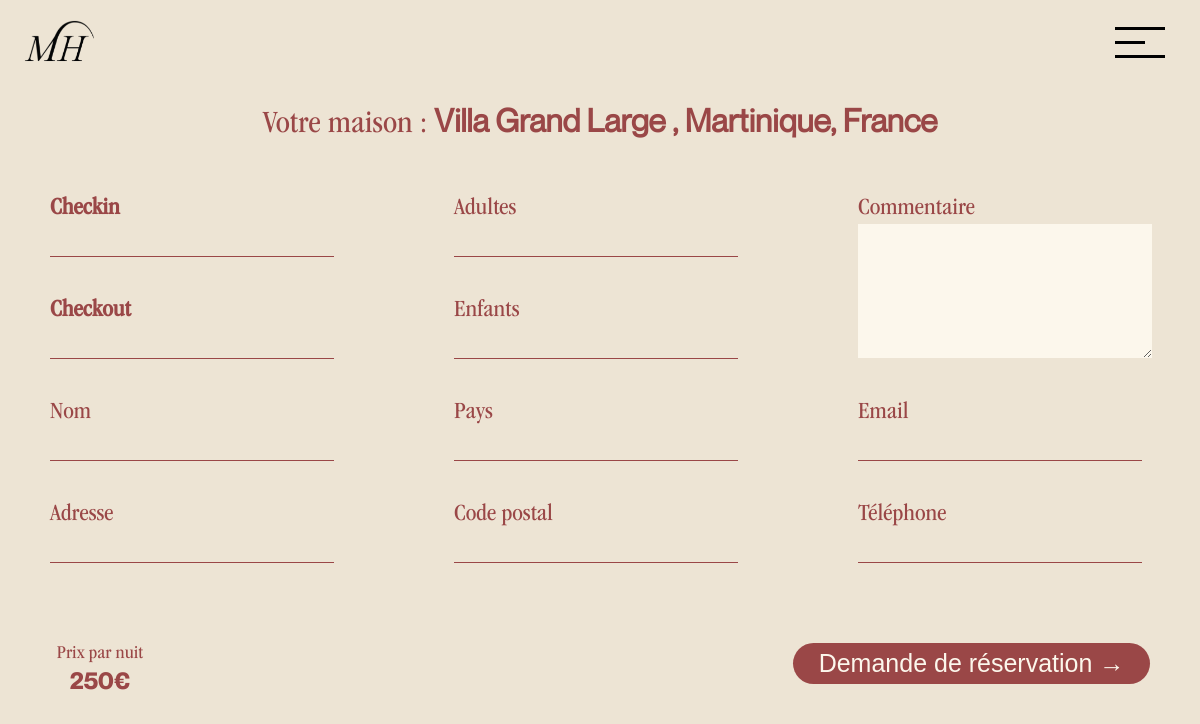
Page /reservation-2.php?maison=23 on the earlier database version.
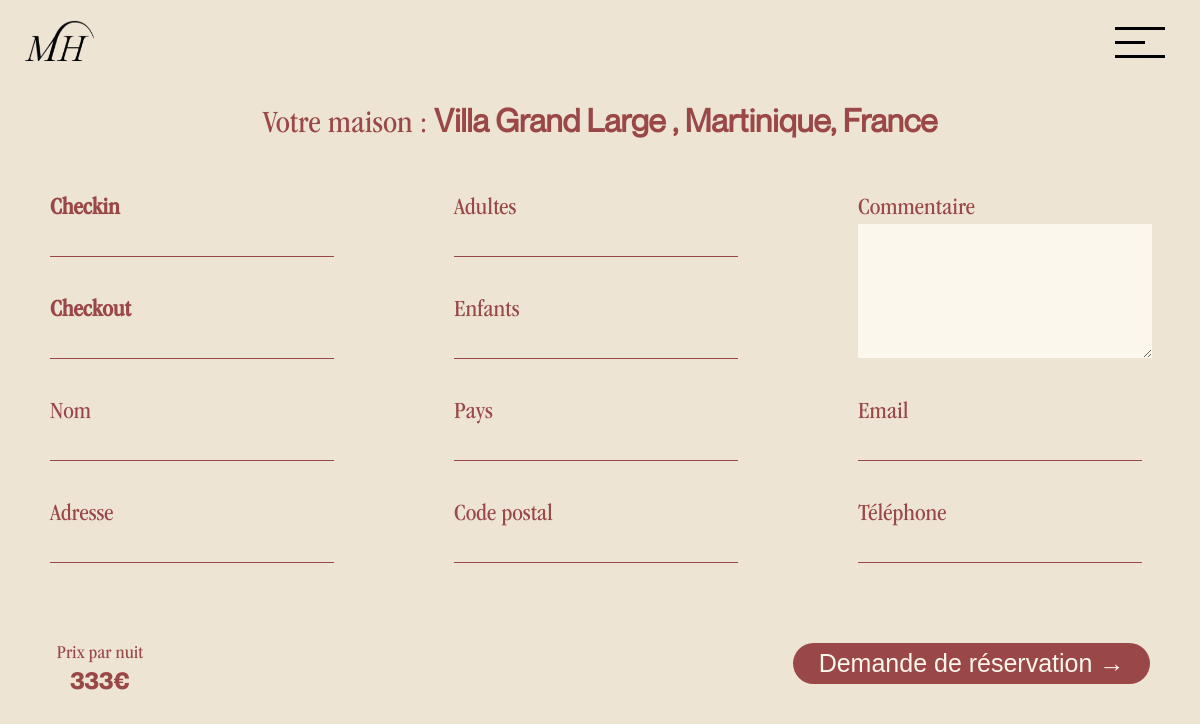
Same page on the later database version.
### tables this page shows
CREATE TABLE `rooms` (
  `id` int(11) NOT NULL,
  `room_number` varchar(255) NOT NULL,
  `shortName` varchar(50) NOT NULL,
  `price` text NOT NULL,
  `details` text NOT NULL,
  `details2` text NOT NULL,
  `details3` text NOT NULL,
  `lieu` varchar(255) NOT NULL,
  `map` text NOT NULL,
  `photo` text NOT NULL,
  `photo_des` longtext NOT NULL,
  `photo2` longtext NOT NULL,
  `photo_des2` longtext NOT NULL,
  `photo3` longtext NOT NULL,
  `photo_des3` longtext NOT NULL,
  `photo4` longtext NOT NULL,
  `photo_des4` longtext NOT NULL,
  `photo5` longtext NOT NULL,
  `photo_des5` longtext NOT NULL,
  `photo6` longtext NOT NULL,
  `photo_des6` longtext NOT NULL,
  `photo7` longtext NOT NULL,
  `photo_des7` longtext NOT NULL,
  `photo8` longtext NOT NULL,
  `photo_des8` longtext NOT NULL,
  `photo9` longtext NOT NULL,
  `photo_des9` longtext NOT NULL,
  `photo10` longtext NOT NULL,
  `photo_des10` longtext NOT NULL,
  `photo11` longtext NOT NULL,
  `photo_des11` longtext NOT NULL,
  `photo12` longtext NOT NULL,
  `photo_des12` longtext NOT NULL,
  `photo13` longtext NOT NULL,
  `photo_des13` longtext NOT NULL,
  `photo14` longtext NOT NULL,
  `photo_des14` longtext NOT NULL,
  `photo15` longtext NOT NULL,
  `photo_des15` longtext NOT NULL,
  `photo16` longtext NOT NULL,
  `photo_des16` longtext NOT NULL,
  `photo17` longtext NOT NULL,
  `photo_des17` longtext NOT NULL,
  `photo18` longtext NOT NULL,
  `photo_des18` longtext NOT NULL,
  `photo19` longtext NOT NULL,
  `photo_des19` longtext NOT NULL,
  `photo20` longtext NOT NULL,
  `photo_des20` longtext NOT NULL,
  `photo21` longtext NOT NULL,
  `photo_des21` longtext NOT NULL,
  `photo22` longtext NOT NULL,
  `photo_des22` longtext NOT NULL,
  `photo23` longtext NOT NULL,
  `photo_des23` longtext NOT NULL,
  `photo24` longtext NOT NULL,
  `photo_des24` longtext NOT NULL,
  `eq1` longtext NOT NULL,
  `eq2` longtext NOT NULL,
  `eq3` longtext NOT NULL,
  `eq4` longtext NOT NULL,
  `eq5` longtext NOT NULL,
  `eq6` longtext NOT NULL,
  `eq7` longtext NOT NULL,
  `eq8` longtext NOT NULL,
  `eq9` longtext NOT NULL,
  `eq10` longtext NOT NULL,
  `eq11` longtext NOT NULL,
  `eq12` longtext NOT NULL,
  `eq13` longtext NOT NULL,
  `eq14` longtext NOT NULL,
  `eq15` longtext NOT NULL,
  `act1` longtext NOT NULL,
  `act2` longtext NOT NULL,
  `act3` longtext NOT NULL,
  `act4` varchar(80) NOT NULL,
  `act5` varchar(80) NOT NULL,
  `act6` varchar(80) NOT NULL,
  `act7` varchar(80) NOT NULL,
  `act8` varchar(80) NOT NULL,
  `act9` varchar(80) NOT NULL,
  `act10` varchar(80) NOT NULL,
  `act11` varchar(80) NOT NULL,
  `act12` varchar(80) NOT NULL,
  `act13` varchar(80) NOT NULL,
  `act14` varchar(80) NOT NULL,
  `act15` varchar(80) NOT NULL,
  `act16` varchar(80) NOT NULL,
  `act17` varchar(80) NOT NULL,
  `inte1` varchar(80) NOT NULL,
  `inte2` varchar(80) NOT NULL,
  `inte3` varchar(80) NOT NULL,
  `inte4` varchar(80) NOT NULL,
  `inte5` varchar(80) NOT NULL,
  `inte6` varchar(80) NOT NULL,
  `inte7` varchar(80) NOT NULL,
  `inte8` varchar(80) NOT NULL,
  `inte9` varchar(80) NOT NULL,
  `inte10` varchar(80) NOT NULL,
  `inte11` varchar(80) NOT NULL,
  `dist1` varchar(100) NOT NULL,
  `dist2` varchar(100) NOT NULL,
  `dist3` varchar(100) NOT NULL,
  `dist4` varchar(100) NOT NULL,
  `dist5` varchar(100) NOT NULL,
  `dist6` varchar(100) NOT NULL,
  `dist7` varchar(100) NOT NULL
);

### reservation-2.php (the view, shortened to what this page needs)
<?php
require_once 'core/core.php';
include 'includes/header.php';
$roomID = $_GET['maison'];
$select = $db->query("SELECT * FROM rooms WHERE id = '{$roomID}' ");
$maison = $select->fetch(PDO::FETCH_ASSOC);
?>
<link rel="stylesheet" href="https://ajax.googleapis.com/ajax/libs/jqueryui/1.12.1/themes/humanity/jquery-ui.css" type="text/css">
<div class="qhero_page_reservation_2">
    <h1 data-aos="fade" data-aos-anchor-placement="top-bottom" data-aos-delay="0" data-aos-duration="2000">Votre maison : <span> <?= $maison['shortName']; ?> , <?= $maison['lieu']; ?> </span></h1>
    <form action="" method="POST" id="myForm" class="form-control" name="register" onsubmit="return validate();">
        <div class="row" data-aos="fade" data-aos-anchor-placement="top-bottom" data-aos-delay="500" data-aos-duration="2000">
            <div class="col">
                <div>
                    <div class="input_row">
                        <label for=txtFromDate1><strong>Checkin</strong></label><br>
                        <input type="text" name="txtFromDate1" id="txtFromDate1" class="home-input" />
                        <br>
                    </div>
                    <div class="input_row">
                        <label for=txtFromDate2><strong>Checkout</strong></label><br>
                        <input type="text" name="txtFromDate2" id="txtFromDate2" class="home-input" />
                        <br>
                    </div>
                </div>
                <div>
                    <div class="input_row">
                        <label class="form-control-label">Adultes</label><br>
                        <input type="number" class="form-control" max="10" min="0" name="people" id="people">
                        <br>
                    </div>
                    <div class="input_row">
                        <label class="form-control-label">Enfants</label><br>
                        <input type="number" class="form-control" max="10" min="0" name="children" id="child">
                        <br>
                    </div>
                </div>
                <div class="input_row">
                    <label for="">Commentaire</label><br>
                    <textarea name="commentaire" id="" cols="30" rows="5"></textarea>
                </div>
            </div>
        </div>
        <div class="row">
            <div class="col" data-aos="fade" data-aos-anchor-placement="top-bottom" data-aos-delay="500" data-aos-duration="2000">
                <div>
                    <div class="input_row">
                        <label class="form-control-label">Nom</label><br>
                        <input type="text" class="form-control" name="name" id="name">
                        <br>
                    </div>
                    <div class="input_row">
                        <label class="form-control-label">Adresse</label><br>
                        <input type="text" class="form-control" name="adress" id="adress">
                        <br>
                    </div>
                </div>
                <div>
                    <div class="input_row">
                        <label class="form-control-label">Pays</label><br>
                        <input type="text" class="form-control" max="5" name="pays" id="pays">
                        <br>
                    </div>
                    <div class="input_row">
                        <label class="form-control-label">Code postal</label><br>
                        <input type="text" class="form-control" name="zip" id="zip">
                        <br>
                    </div>
                </div>
                <div>
                    <div class="input_row">
                        <label class="form-control-label">Email</label><br>
                        <input type="mail" class="form-control" max="5" name="email" id="email">
                        <br>
                    </div>
                    <div class="input_row">
                        <label class="form-control-label">Téléphone</label><br>
                        <input type="tel" class="form-control" max="5" name="phone" id="phone">
                        <br>
                    </div>
                </div>
            </div>
        </div>
        <div class="ajustement-margin-top">
            <div class="row finalPrice prix-nuit-div" data-aos="fade" data-aos-anchor-placement="top-bottom" data-aos-delay="1000" data-aos-duration="2000">
                <div class="col_price">
                    <h3>Prix par nuit</h3>
                    <h4><?= $maison['price']; ?>€</h4>
                </div>
            </div>
            <div class="row boutton-reservation-finale" - data-aos="fade" data-aos-anchor-placement="top-bottom" data-aos-delay="1500" data-aos-duration="2000">
                <div class="col_price reservationFinale">
                    <input type="submit" name="checkin" value="Demande de réservation →" class="submit">
                </div>
            </div>
        </div>
    </form>
</div>

Differences in the rows shown:
changed rooms "Villa Grand Large": price "250" → "333"
